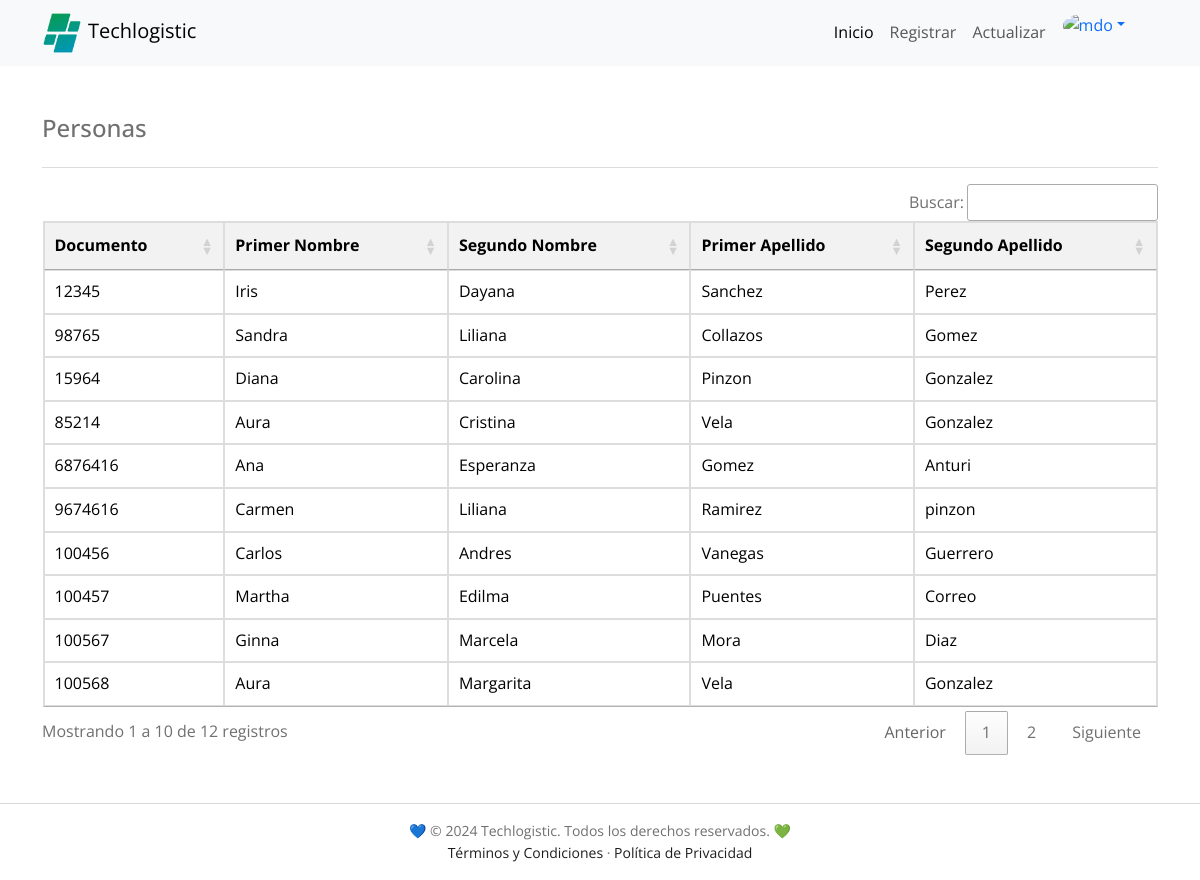
The page /PHP/personas.php on the database its author committed.
### tables this page shows
CREATE TABLE `personas` (
  `id_persona` int NOT NULL AUTO_INCREMENT,
  `no_documento` varchar(10) NOT NULL,
  `primer_nombre` varchar(30) NOT NULL,
  `segundo_nombre` varchar(30) DEFAULT NULL,
  `primer_apellido` varchar(30) NOT NULL,
  `segundo_apellido` varchar(30) DEFAULT NULL,
  PRIMARY KEY (`id_persona`),
  UNIQUE KEY `no_documento_UNIQUE` (`no_documento`)
);

### PHP/personas.php (the view, shortened to what this page needs)
<!DOCTYPE html>
<html lang="es">
<head>
    <link href='https://unpkg.com/boxicons@2.0.7/css/boxicons.min.css' rel='stylesheet'>
    <link href="https://cdn.jsdelivr.net/npm/bootstrap@5.3.0/dist/css/bootstrap.min.css" rel="stylesheet"
>
    <link rel="stylesheet" href="../HTML/styles/techlogistic.css">
    <link rel="stylesheet" type="text/css" href="https://cdn.datatables.net/1.11.5/css/jquery.dataTables.css">
    <link rel="stylesheet" type="text/css" href="https://cdn.datatables.net/buttons/2.0.1/css/buttons.dataTables.min.css">
</head>
<body class="vh-100">
    <nav class="navbar navbar-expand-lg bg-body-tertiary">
        <div class="container">
            <a href="indexdash.php" class="navbar-brand" title="Techlogistic"><img src="../images/favicon.png" alt=""
                    class="navigation__image">Techlogistic</a>
            <div class="collapse navbar-collapse" id="navbarNavDropdown">
                <ul class="navbar-nav ms-auto me-4 mb-2 mb-lg-0">
                    <li class="nav-item">
                        <a class="nav-link active" aria-current="page" href="indexdash.php">Inicio</a>
                    </li>
                    <li class="nav-item">
                        <a class="nav-link" aria-current="page" href="../HTML/sign-up.html">Registrar</a>
                    </li>
                    <li class="nav-item">
                        <a class="nav-link" aria-current="page" href="actualizar_persona.php">Actualizar</a>
                    </li>
                    <li class="nav-item dropdown">
                        <div class="dropdown" role="group">
                            <a class="dropdown-toggle dropdown-toggle-split" data-bs-toggle="dropdown"
                                aria-expanded="false">
                                <img src="https://higinnamora.github.io/techlogistic/images/profile/profile.png"
                                    alt="mdo" class="rounded-circle" width="38" height="38" />
                            </a>
                        </div>
                    </li>
                </ul>
            </div>
        </div>
    </nav>
    <main class="container my-5 h-100">
        <div class="d-flex flex-column flex-md-row justify-content-between">
            <h4 class="text-md-start text-left">Personas</h4>
        </div>
        <hr>
        <div class="table-responsive">
            <?php
            include_once "conexion_a_la_DB.php";
            $sql = "SELECT * FROM personas;";
            echo '<table id="personas" style="color: black;" class="">
            <thead>
                <tr>
                    <th scope="scope" style="display: none;">Id</th>
                    <th scope="scope" >Documento</th>
                    <th scope="scope" >Primer Nombre</th>
                    <th scope="scope" >Segundo Nombre</th>
                    <th scope="scope" >Primer Apellido</th>
                    <th scope="scope" >Segundo Apellido</th>
                </tr>
            </thead>
            <tbody>';
            if ($rta = $conexion->query($sql)) {
                while ($row = $rta->fetch_assoc()) {
                    $id = $row["id_persona"];
                    $noDocumento = $row["no_documento"];
                    $primerNombre = $row["primer_nombre"];
                    $segundoNombre = $row["segundo_nombre"];
                    $primerApellido = $row["primer_apellido"];
                    $segundoApellido = $row["segundo_apellido"];
                    echo "
            <tr>
                <td style='display: none;'>$id</td>
                <td>$noDocumento</td>
                <td>$primerNombre</td>
                <td>$segundoNombre</td>
                <td>$primerApellido</td>
                <td>$segundoApellido</td>
            </tr>";
                }
                echo "</tbody></table>\n";
            }
            ?>
        </div>
    </main>
    <div class="copyright">
        <div class="bd-container">
            <p>💙 © 2024 Techlogistic. Todos los derechos reservados. 💚</p>
            <p><a href="../HTML/terminos-y-condiciones.html">Términos y Condiciones</a> · <a
                    href="../HTML/politica-de-privacidad.html">Política de Privacidad</a></p>
        </div>
    </div>
</body>
</html>

### HTML/styles/techlogistic.css (style rules this page uses)
:root { --header-height: 3rem; --header-height-desktop: 70px; --first-color: #017260; --first-color-alt: #167C38; --secondary-color: #0097b2; --title-color: #393939; --text-color: #707070; --text-color-light: #A6A6A6; --body-color: #FFFFFF; --container-color: #FFFFFF; --black-color-001: #1E1E1E; --gray-color-001: #D9D9D9; --text-color-001: #242B55; --text-color-002: #fafafa; --text-color-white: #ffffff; --body-font: 'Open Sans', sans-serif; --biggest-font-size: 2.25rem; --h1-font-size: 1.5rem; --h2-font-size: 1.25rem; --h3-font-size: 1rem; --normal-font-size: .938rem; --small-font-size: .813rem; --smaller-font-size: .75rem; --font-medium: 500; --font-semi-bold: 600; --m-1: .5rem; --m-2: 1rem; --m-3: 1.5rem; --m-4: 2rem; --m-5: 2.5rem; --m-6: 3rem; --z-tooltip: 10; --z-fixed: 100; }
@media screen and (min-width: 768px) { :root { --biggest-font-size: 4rem; --h1-font-size: 2.25rem; --h2-font-size: 1.5rem; --h3-font-size: 1.25rem; --normal-font-size: 1rem; --small-font-size: .875rem; --smaller-font-size: .813rem; } }
*,::before,::after { box-sizing: border-box; }
html { height: 100%; }
html, body { scroll-behavior: smooth; }
body { background-color: var(--body-color); color: var(--text-color); display: flex; flex-direction: column; font-family: var(--body-font); font-size: var(--normal-font-size); line-height: 1.6; margin: var(--header-height) 0 0 0; width: 100%; }
h1, h2, h3, p, ul { margin: 0; }
a { text-decoration: none; }
img { height: auto; max-width: 100%; }
.mb-2 { margin-bottom: var(--m-2); }
.bd-container { margin-left: var(--m-2); margin-right: var(--m-2); max-width: 960px; width: calc(100% - 2rem); }
.navigation__image { width: 40px; margin-right: 6px; }
.copyright { text-align: center; padding: 16px 0; border-top: 1px solid var(--gray-color-001); margin-top: auto; }
.copyright p { font-size: 14px; color: var(--text-color); }
.copyright p a { color: var(--black-color-001); }
@media screen and (min-width: 768px) { body { margin: 0; } }
@media screen and (min-width: 992px) { .bd-container { margin-left: auto; margin-right: auto; } }
table { width: 100%; border-collapse: collapse; margin-top: 20px; }
table, th, td { border: 1px solid #ddd; }
th, td { padding: 12px; text-align: left; }
th { background-color: #f2f2f2; }
tr:nth-child(even) { background-color: #f9f9f9; }

### rows shown on the page
personas: no_documento "12345", primer_nombre "Iris", segundo_nombre "Dayana", primer_apellido "Sanchez", segundo_apellido "Perez"
personas: no_documento "98765", primer_nombre "Sandra", segundo_nombre "Liliana", primer_apellido "Collazos", segundo_apellido "Gomez"
personas: no_documento "15964", primer_nombre "Diana", segundo_nombre "Carolina", primer_apellido "Pinzon", segundo_apellido "Gonzalez"
personas: no_documento "85214", primer_nombre "Aura", segundo_nombre "Cristina", primer_apellido "Vela", segundo_apellido "Gonzalez"
personas: no_documento "6876416", primer_nombre "Ana", segundo_nombre "Esperanza", primer_apellido "Gomez", segundo_apellido "Anturi"
personas: no_documento "9674616", primer_nombre "Carmen", segundo_nombre "Liliana", primer_apellido "Ramirez", segundo_apellido "pinzon"
personas: no_documento "100456", primer_nombre "Carlos", segundo_nombre "Andres", primer_apellido "Vanegas", segundo_apellido "Guerrero"
personas: no_documento "100457", primer_nombre "Martha", segundo_nombre "Edilma", primer_apellido "Puentes", segundo_apellido "Correo"
personas: no_documento "100567", primer_nombre "Ginna", segundo_nombre "Marcela", primer_apellido "Mora", segundo_apellido "Diaz"
personas: no_documento "100568", primer_nombre "Aura", segundo_nombre "Margarita", primer_apellido "Vela", segundo_apellido "Gonzalez"
